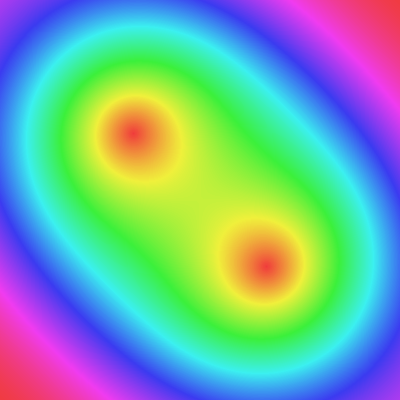
Frame 1 (no input)
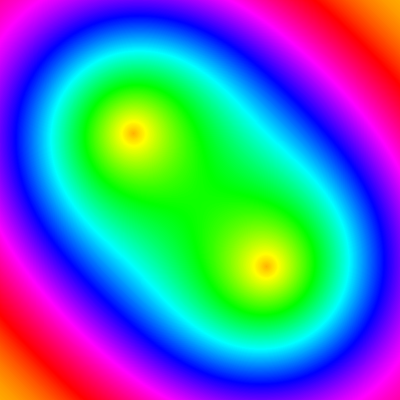
Frame 60 (the mouse pressed at the canvas centre just before this capture)
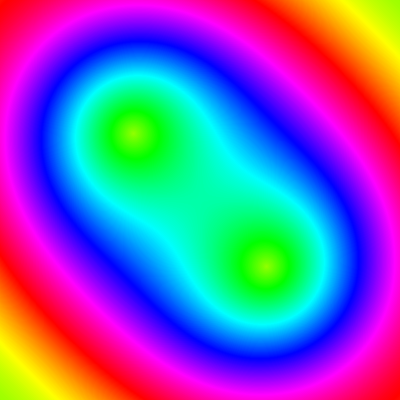
Frame 120 (the mouse held since frame 60 and released just before this capture)

The Processing sketch that drew these frames (run headless with seeded random() and noise(); from frame 60 on, the mouse is pressed at the canvas centre):

// Processing sketch: processing_1073
// ── processing_1073.pde

float counter = 0;

void setup()
{
  size(400,400);
  colorMode(HSB,400,100,100,100); // hsb color mode with 
  frameRate(30);
}


void draw()
{
  counter+=0.8;
  
  for(int x = 0; x < width; x++)
  {
    for(int y = 0; y < height; y++)
    {
      // calculate distance between this pixel and two points
      float distance = dist(x,y,width/3,height/3);
      float distance2 = dist(x,y,width*2/3,height*2/3);
      
      // calculate the color value with some odd equation
      int clr = (int)((sin(distance/200)*sin(distance2/200)*400)+counter);
      
      // if color value is larger or smaller than the min/max, loop it around
      while(clr>=400)
      {
        clr-=400; 
      }
      while(clr<0)
      {
        clr+=400; 
      }
      
      stroke(clr,100,100,100);
      point(x,y);
    }
  }
}
